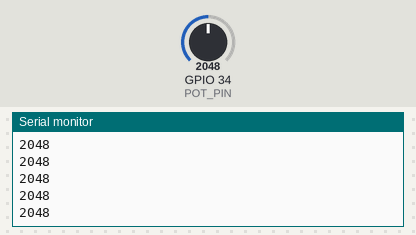
This sketch was run on a simulated ESP32. Shown: the last lines printed to the serial monitor. Inputs (shaded band) come from the test bench; at power-on: GPIO 34 (POT_PIN) = 2048.

Above: at 1.2 s.
1.3 s: GPIO 34 (POT_PIN) set to 2866
At 1.32 s:
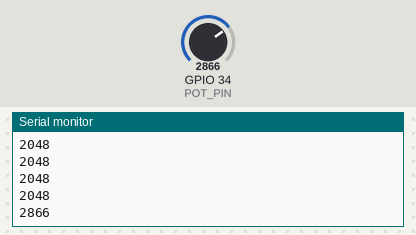
2.8 s: GPIO 34 (POT_PIN) set to 3603
At 2.82 s:
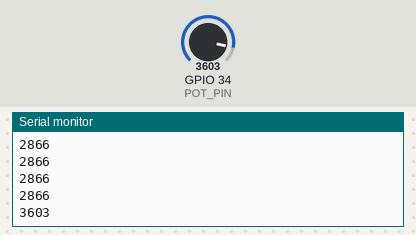
Timing chart, 0 to 5.8 s (numbered marks = the images above; inputs shaded):
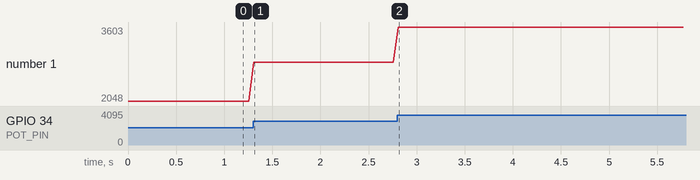

Measured:
- after the input at 1.3 s, the serial monitor: prints a new line at once (image 1)
- after the input at 2.8 s, the serial monitor: prints a new line at once (image 2)
- plotted number 1: 2048 → 2866 after the input at 1.3 s, 2866 → 3603 after the input at 2.8 s

The sketch:

ESP32_Potentiometer_Reader.ino
```cpp
// ESP32 Potentiometer Reader for ROS2
// Pin D33 connected to potentiometer center pin
// 3.3V and GND to pot outer pins

const int POT_PIN = 34;
const int BAUD_RATE = 115200;
const int READ_DELAY = 50; // 20Hz update rate

void setup() {
  Serial.begin(BAUD_RATE);
  pinMode(POT_PIN, INPUT);

  // Wait for serial connection
  while (!Serial) {
    delay(10);
  }

  Serial.println("ESP32 Potentiometer Ready");
}

void loop() {
  // Read analog value (0-4095 for ESP32 12-bit ADC)
  int potValue = analogRead(POT_PIN);

  // Send value over serial
  Serial.println(potValue);

  delay(READ_DELAY);
}
```
